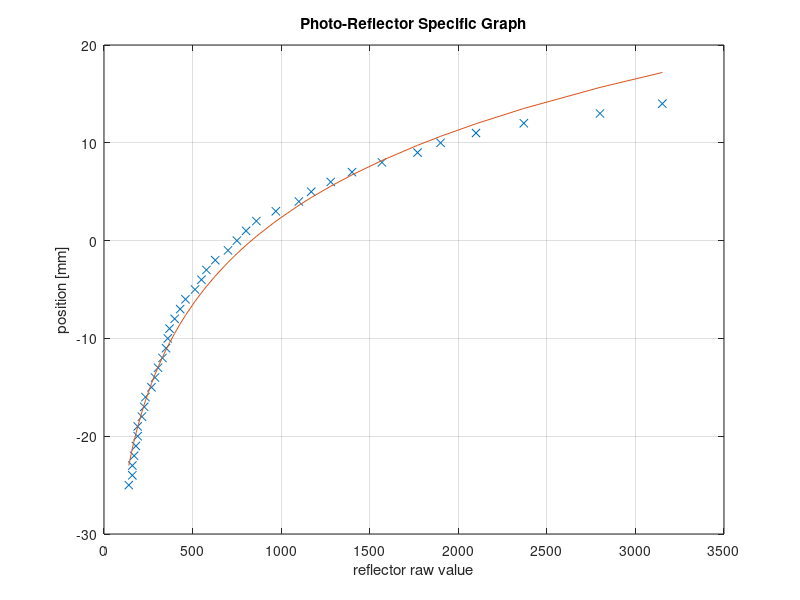
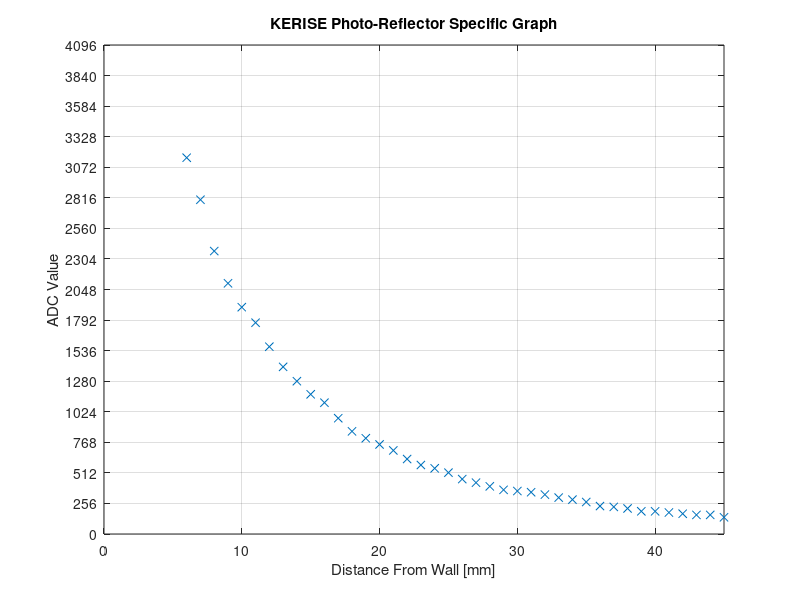

These figures' MATLAB source, in order:
data = csvread('reflector.csv');
data = data(1:40, :);

xdata = data(:, 2);
ydata = data(:, 1);

hold off;
plot(data(:, 2), data(:, 1),'x');
grid on;
hold on;
% x=0:3600;
% plot(x, 10*log(x)-70);

% f = fit(data(:,2), data(:,1), 'poly3');
% plot(f);

fun = @(k,x) k(1) * log(x) + k(2);

k0 = [0, 0];
k = lsqcurvefit(fun, k0, xdata, ydata);
plot(xdata, fun(k, xdata));
xlabel('reflector raw value');
ylabel('position [mm]');
title('Photo-Reflector Specific Graph');

figure(2);
hold off;
plot(-ydata+45-25,xdata,'x');
grid on;
xlim([0 45]);
ylim([0 4096]);
yticks(0:256:4096);
xlabel('Distance From Wall [mm]');
ylabel('ADC Value');
title('KERISE Photo-Reflector Specific Graph');
